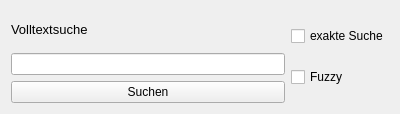
<?xml version="1.0" encoding="UTF-8"?>
<ui version="4.0">
 <class>Form</class>
 <widget class="QWidget" name="Form">
  <property name="geometry">
   <rect>
    <x>0</x>
    <y>0</y>
    <width>400</width>
    <height>114</height>
   </rect>
  </property>
  <property name="windowTitle">
   <string>Form</string>
  </property>
  <layout class="QHBoxLayout" name="horizontalLayout">
   <item>
    <layout class="QVBoxLayout" name="verticalLayout">
     <item>
      <widget class="QLabel" name="label">
       <property name="font">
        <font>
         <pointsize>10</pointsize>
        </font>
       </property>
       <property name="text">
        <string>Volltextsuche</string>
       </property>
      </widget>
     </item>
     <item>
      <widget class="QLineEdit" name="lineEdit"/>
     </item>
     <item>
      <widget class="QPushButton" name="pushButton">
       <property name="text">
        <string>Suchen</string>
       </property>
      </widget>
     </item>
    </layout>
   </item>
   <item>
    <layout class="QVBoxLayout" name="verticalLayout_2">
     <item>
      <widget class="QCheckBox" name="checkBox">
       <property name="text">
        <string>exakte Suche</string>
       </property>
      </widget>
     </item>
     <item>
      <widget class="QCheckBox" name="checkBox_2">
       <property name="text">
        <string>Fuzzy</string>
       </property>
      </widget>
     </item>
    </layout>
   </item>
  </layout>
 </widget>
 <resources/>
 <connections/>
</ui>
